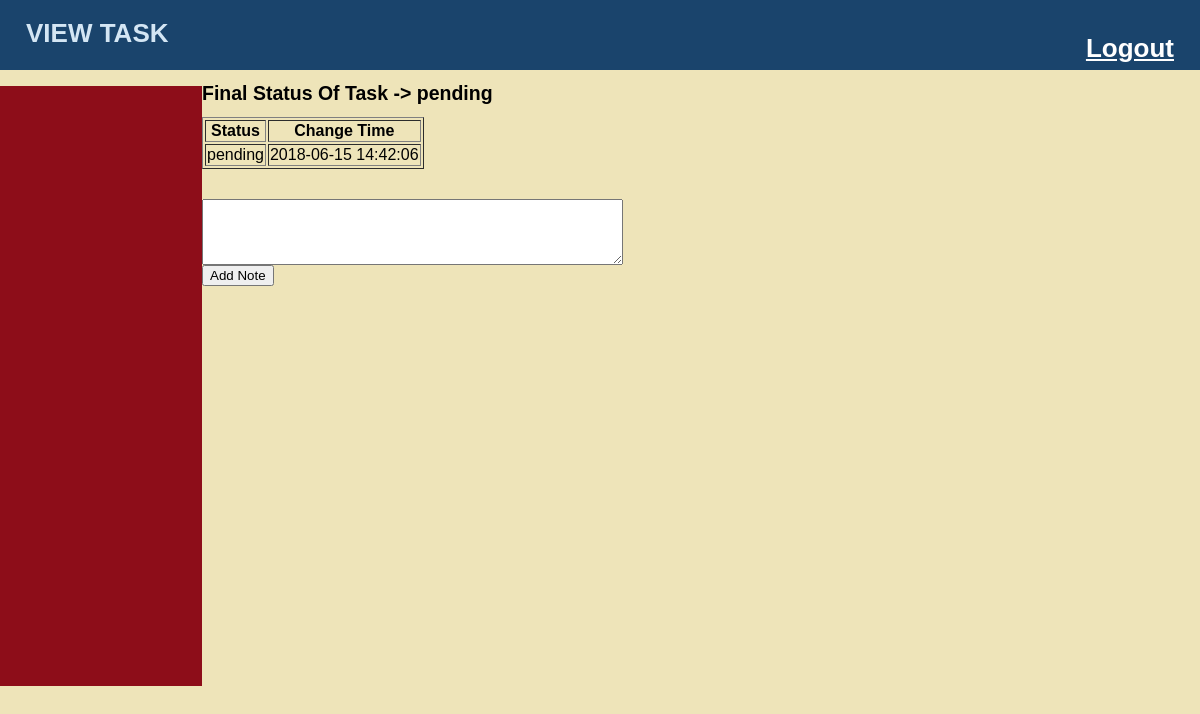
Page /task_management/task_detail.php?task_id=11&start_time=2018-06-15 14:42:06 (signed in) on the committed database.
### tables this page shows
CREATE TABLE `task_status` (
  `task_status_task_id` int(11) NOT NULL,
  `task_status_last_recurred` datetime NOT NULL,
  `status` varchar(255) DEFAULT NULL
);

CREATE TABLE `task_track` (
  `task_id` int(11) NOT NULL,
  `task_track_last_recurred` datetime NOT NULL,
  `status` varchar(255) NOT NULL,
  `feedback` varchar(255) DEFAULT NULL,
  `change_time` datetime DEFAULT NULL
);

### task_management/task_detail.php (the view, shortened to what this page needs)
<HTML>
<HEAD>
<link href="stylesheets/public.css" media="all"
rel="stylesheet" type="text/css" />
</HEAD>
<BODY>
<div id="header">
	<h1>VIEW TASK</h>
	<div align ="right">
	<a href="logout.php" style="color:white"> Logout </a>
	</div>
</div>
	<div id="main">
		<div id="navigation">
		</div>
<?php
$dbhost= "localhost";
$dbuser= "root";
$dbpass= "sanjana";
$dbname= "walmart";
$conn= mysqli_connect($dbhost,$dbuser,$dbpass,$dbname);
$query = "SELECT * from task_status where task_status_task_id = '{$_GET["task_id"]}' and task_status_last_recurred = '{$_GET["start_time"]}' LIMIT 1";
$result = mysqli_query($conn, $query);
$row = mysqli_fetch_assoc($result);
?>
<h2> Final Status Of Task ->  <?php echo $row["status"]; ?></h3>
<?php
	$query1 = "SELECT * from task_track where task_id = '{$_GET["task_id"]}' and task_track_last_recurred = '{$_GET["start_time"]}' ORDER BY change_time";
	$result1 = mysqli_query($conn, $query1);
?>
<table border = "1">
  <tr>
	<th> Status</th>
	<th>Change Time</th>
  </tr>
  <?php while($row = mysqli_fetch_assoc($result1)){
  ?>
  <tr>
    <td><?php echo $row["status"]; ?></td>
    <td><?php echo $row["change_time"]; ?></td>
  </tr>
  <?php } ?>
</table>
<br /><br />
<FORM ACTION="task_detail.php?task_id=<?php echo $_GET["task_id"]; ?>&start_time=<?php echo $_GET["start_time"]; ?>" method="post">
  <textarea name="note" rows="4" cols="50">
	</textarea><br / >
  <input type="submit" name="submit" value="Add Note">
</form>
</BODY>
</HTML>

### task_management/stylesheets/public.css (style rules this page uses)
html { height: 100%; width: 100%; }
body { width: 100%; height: 100%; margin: 0; padding: 0; border: 0; font-family: Verdana, Arial, Helvetica, sans-serif; font-size: 13px; line-height: 15px; background: #EEE4B9; }
a { color: #8D0D19; }
#header { height: 70px; margin: 0; padding: 0; text-align: left; background: #1A446C; color: #D4E6F4; }
#header h1 { padding: 1em; margin: 0; }
#main { height: 600px; width: 100%; margin: 0; padding: 0; background: #EEE4B9; }
#navigation { float: left; width: 150px; height: 100%; margin: 0; padding: 0 2em; color: #D4E6F4; background: #8D0D19; }

### rows in the picture
task_status: status "pending"
task_track: status "pending", change_time "2018-06-15 14:42:06"
